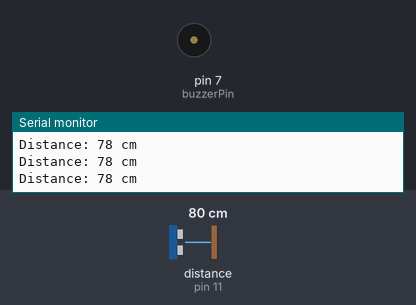
This sketch was run on a simulated Arduino Uno, built with avr-gcc and run on an emulated ATmega328P. On the bench: buzzer (waves = sounding), the last lines printed to the serial monitor. Wiring (inferred from the names in the program): ultrasonic range finder: trigger pin 10; echo pin 11. The test bench sets the inputs (shaded band); at power-on: distance to the obstacle (sensor on pin 11) 80 cm. The echo pulse lasts 58.3 µs per cm.

Above: at 1.2 s.
1.3 s: distance to the obstacle (sensor on pin 11) set to 33 cm
2.8 s: distance to the obstacle (sensor on pin 11) set to 30 cm
At 2.98 s:
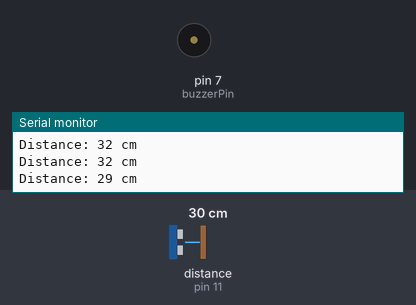
5.8 s: distance to the obstacle (sensor on pin 11) set to 299 cm
At 6.9 s:
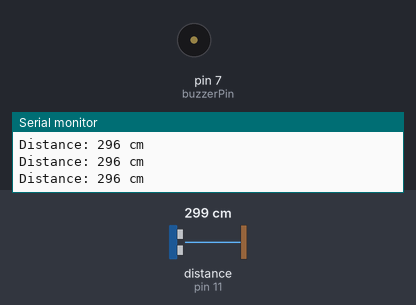
8.8 s: distance to the obstacle (sensor on pin 11) set to 4 cm
At 9.5 s:
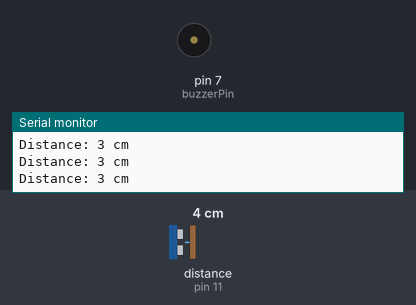
11.8 s: distance to the obstacle (sensor on pin 11) set to 120 cm
At 12.9 s:
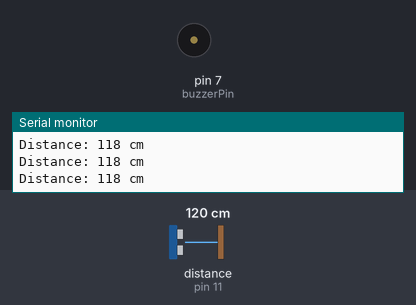
Timing chart, 0 to 14.8 s (numbered marks = the images above; inputs shaded):
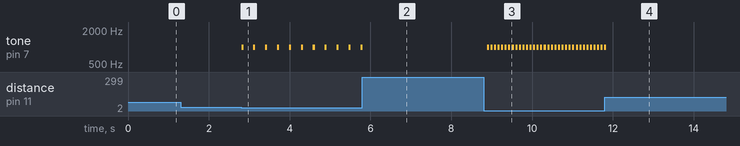

The sketch:

BuglarUltrasonicBuzzer.ino
```cpp
// Pin definitions
const int trigPin = 10;
const int echoPin = 11;
const int buzzerPin = 7;

// Threshold for detection in centimeters
const int thresholdDistance = 30; // Buzzer sounds if object is closer than 30 cm
long duration;
int distance;

void setup() {
  Serial.begin(9600); // For monitoring distance in Serial Monitor
  // Pin modes
  pinMode(trigPin, OUTPUT);
  pinMode(echoPin, INPUT);
  pinMode(buzzerPin, OUTPUT);

}

void loop() {
  // Clear the trigPin
  digitalWrite(trigPin, LOW);
  delayMicroseconds(2);

  // Send a 10-microsecond HIGH pulse to trigger ultrasonic soundwave
  digitalWrite(trigPin, HIGH);
  delayMicroseconds(10);
  digitalWrite(trigPin, LOW);

  // Read travel time in microseconds
  duration = pulseIn(echoPin, HIGH);
  // Calculate distance in centimeters (speed of sound is 0.034 cm/us)
  distance = duration * 0.034 / 2;

  // Print distance to Serial Monitor
  Serial.print("Distance: ");
  Serial.print(distance);
  Serial.println(" cm");

  // --- Buzzer Control ---
  if (distance > 0 && distance <= thresholdDistance) {
    // Crisp beep tone
    tone(buzzerPin, 1000); // 1 kHz tone
    delay(50);             // Brief tone duration
    noTone(buzzerPin);

    // Pause decreases as object gets closer (closer = faster beep rate)
    int delayTime = map(distance, 2, thresholdDistance, 30, 250);
    delay(delayTime);
  } else {
    noTone(buzzerPin); // Turn off buzzer when clear
    delay(100);        // Brief pause before next measurement
  }
}
```

Measured:
- the behaviour switches between 32 and 31 cm on distance to the obstacle (sensor on pin 11) (found by bisection; images 0 and 1)
- after the input at 2.8 s, tone on pin 7 (buzzerPin): alternates 1000 Hz for 0.05 s and silent for 0.24 s, starting at once
- after the input at 5.8 s, tone on pin 7 (buzzerPin): goes on until 5.8 s, then stays silent
- after the input at 8.8 s, tone on pin 7 (buzzerPin): alternates 1000 Hz for 0.05 s and silent for 0.04 s, starting after 0.09 s
- after the input at 11.8 s, tone on pin 7 (buzzerPin): goes on until 11.8 s, then stays silent
